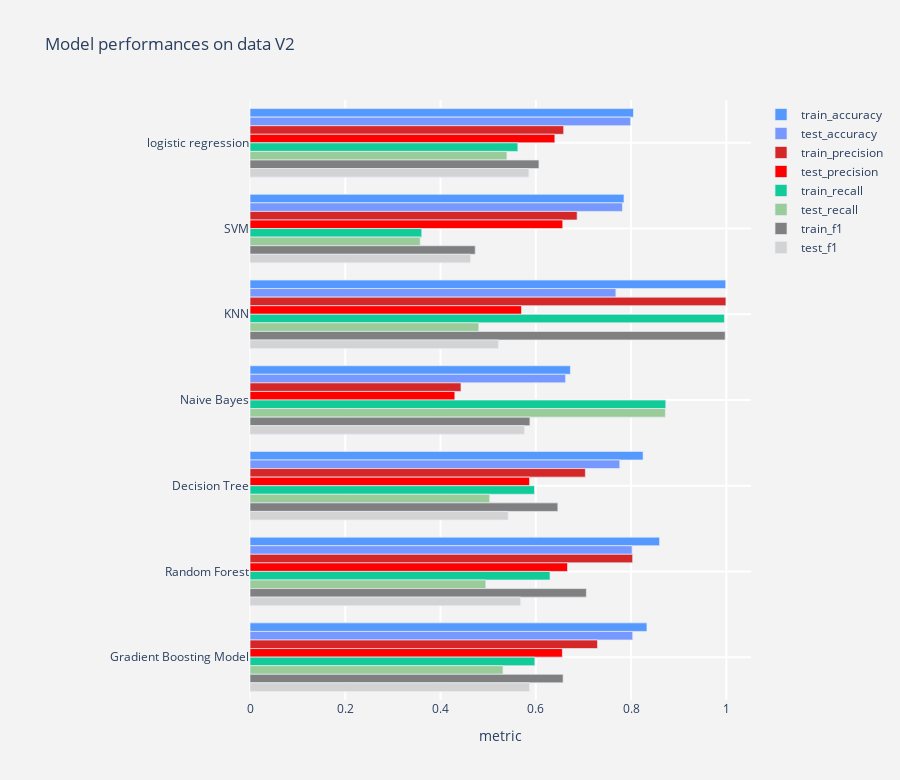

Notebook code cell kept with this figure:
### Markdown cell above
#### Notes: 
- With the metrics we care about ploted in dashboard, we can easily compare the performance accross several models. (Hop on the bar and it will show the values.)
- The result is from data Version 1 with quantile transformation.
- Note that Naive Bayes model favor recall over precision. So, if recall is our priority, we might take a closer look into the result from Naive Bayes model.

### Code cell
layout = go.Layout(dict(title = "Model performances on data V2: Non-trasformation data",
                        plot_bgcolor  = "rgb(243,243,243)",
                        paper_bgcolor = "rgb(243,243,243)",
                        xaxis = dict(gridcolor = 'rgb(255, 255, 255)',
                                     title = "metric",
                                     zerolinewidth=1,
                                     ticklen=5,gridwidth=2),
                        yaxis = dict(gridcolor = 'rgb(255, 255, 255)',
                                     zerolinewidth=1,ticklen=5,gridwidth=2,
                                    autorange = 'reversed'),
                        margin = dict(l = 250),
                        height = 780
                       )
                  )

model_disp = df_performance[df_performance.data=='v2-none']
trace1a  = output_tracer(model_disp, "train_accuracy","#5599FF")
trace1  = output_tracer(model_disp, "test_accuracy","#7799FF")

trace2a  = output_tracer(model_disp, 'train_precision',"#d62728")
trace2  = output_tracer(model_disp, 'test_precision',"red")

trace3a  = output_tracer(model_disp, 'train_recall',"#11CC99")
trace3  = output_tracer(model_disp, 'test_recall',"#99CC99")

trace4a  = output_tracer(model_disp, 'train_f1',"grey")
trace4  = output_tracer(model_disp, 'test_f1',"lightgrey")
# trace5  = output_tracer('test_rocauc',"#FFCC99")
# trace6  = output_tracer('test_pcauc',"#FFCC99")

# data = [trace1,trace2,trace3,trace4,trace5]
data = [trace1a,trace1, trace2a, trace2,trace3a, trace3,trace4a, trace4,]
fig = go.Figure(data=data,layout=layout)
py.iplot(fig)

### Figure 1 — Plotly figure (JSON) as saved in the notebook; plotly's stock layout.template omitted (floating-point values rounded to 4 significant figures)
{"data": [{"marker": {"color": "#5599FF", "line": {"width": 0.7}}, "name": "train_accuracy", "orientation": "h", "type": "bar", "x": [0.8051, 0.7852, 0.9987, 0.6727, 0.8253, 0.8599, 0.8334], "y": ["logistic regression", "SVM", "KNN", "Naive Bayes", "Decision Tree", "Random Forest", "Gradient Boosting Model"]}, {"marker": {"color": "#7799FF", "line": {"width": 0.7}}, "name": "test_accuracy", "orientation": "h", "type": "bar", "x": [0.7992, 0.782, 0.7682, 0.6626, 0.7764, 0.8022, 0.8035], "y": ["logistic regression", "SVM", "KNN", "Naive Bayes", "Decision Tree", "Random Forest", "Gradient Boosting Model"]}, {"marker": {"color": "#d62728", "line": {"width": 0.7}}, "name": "train_precision", "orientation": "h", "type": "bar", "x": [0.6586, 0.6868, 0.9992, 0.443, 0.7041, 0.8034, 0.7297], "y": ["logistic regression", "SVM", "KNN", "Naive Bayes", "Decision Tree", "Random Forest", "Gradient Boosting Model"]}, {"marker": {"color": "red", "line": {"width": 0.7}}, "name": "test_precision", "orientation": "h", "type": "bar", "x": [0.6401, 0.6566, 0.57, 0.4301, 0.587, 0.6667, 0.6559], "y": ["logistic regression", "SVM", "KNN", "Naive Bayes", "Decision Tree", "Random Forest", "Gradient Boosting Model"]}, {"marker": {"color": "#11CC99", "line": {"width": 0.7}}, "name": "train_recall", "orientation": "h", "type": "bar", "x": [0.5624, 0.3606, 0.996, 0.8729, 0.5973, 0.6299, 0.5981], "y": ["logistic regression", "SVM", "KNN", "Naive Bayes", "Decision Tree", "Random Forest", "Gradient Boosting Model"]}, {"marker": {"color": "#99CC99", "line": {"width": 0.7}}, "name": "test_recall", "orientation": "h", "type": "bar", "x": [0.5393, 0.3574, 0.4803, 0.8721, 0.5033, 0.4951, 0.5311], "y": ["logistic regression", "SVM", "KNN", "Naive Bayes", "Decision Tree", "Random Forest", "Gradient Boosting Model"]}, {"marker": {"color": "grey", "line": {"width": 0.7}}, "name": "train_f1", "orientation": "h", "type": "bar", "x": [0.6067, 0.4729, 0.9976, 0.5877, 0.6463, 0.7061, 0.6574], "y": ["logistic regression", "SVM", "KNN", "Naive Bayes", "Decision Tree", "Random Forest", "Gradient Boosting Model"]}, {"marker": {"color": "lightgrey", "line": {"width": 0.7}}, "name": "test_f1", "orientation": "h", "type": "bar", "x": [0.5854, 0.4628, 0.5214, 0.5761, 0.5419, 0.5682, 0.587], "y": ["logistic regression", "SVM", "KNN", "Naive Bayes", "Decision Tree", "Random Forest", "Gradient Boosting Model"]}], "layout": {"height": 780, "margin": {"l": 250}, "paper_bgcolor": "rgb(243,243,243)", "plot_bgcolor": "rgb(243,243,243)", "title": {"text": "Model performances on data V2"}, "xaxis": {"gridcolor": "rgb(255, 255, 255)", "gridwidth": 2, "ticklen": 5, "title": {"text": "metric"}, "zerolinewidth": 1}, "yaxis": {"autorange": "reversed", "gridcolor": "rgb(255, 255, 255)", "gridwidth": 2, "ticklen": 5, "zerolinewidth": 1}}}
